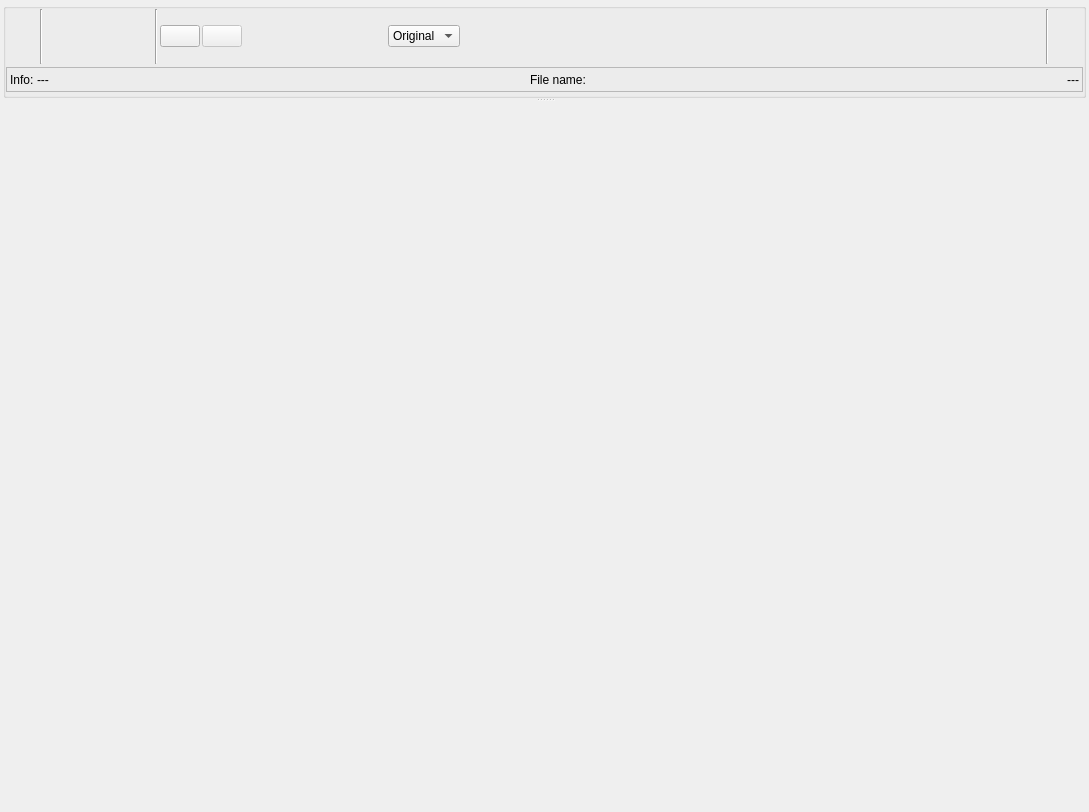
<?xml version="1.0" encoding="UTF-8"?>
<ui version="4.0">
 <class>advancedImageWidget</class>
 <widget class="QWidget" name="advancedImageWidget">
  <property name="geometry">
   <rect>
    <x>0</x>
    <y>0</y>
    <width>1089</width>
    <height>812</height>
   </rect>
  </property>
  <property name="sizePolicy">
   <sizepolicy hsizetype="Ignored" vsizetype="Preferred">
    <horstretch>0</horstretch>
    <verstretch>0</verstretch>
   </sizepolicy>
  </property>
  <property name="mouseTracking">
   <bool>true</bool>
  </property>
  <property name="windowTitle">
   <string>Form</string>
  </property>
  <layout class="QGridLayout" name="gridLayout">
   <property name="leftMargin">
    <number>3</number>
   </property>
   <property name="topMargin">
    <number>3</number>
   </property>
   <property name="rightMargin">
    <number>3</number>
   </property>
   <property name="bottomMargin">
    <number>3</number>
   </property>
   <item row="0" column="0">
    <widget class="QSplitter" name="splitter">
     <property name="sizePolicy">
      <sizepolicy hsizetype="Preferred" vsizetype="Preferred">
       <horstretch>0</horstretch>
       <verstretch>0</verstretch>
      </sizepolicy>
     </property>
     <property name="orientation">
      <enum>Qt::Vertical</enum>
     </property>
     <widget class="QGroupBox" name="controlsGroupBox">
      <property name="sizePolicy">
       <sizepolicy hsizetype="Minimum" vsizetype="Minimum">
        <horstretch>0</horstretch>
        <verstretch>0</verstretch>
       </sizepolicy>
      </property>
      <property name="maximumSize">
       <size>
        <width>16777215</width>
        <height>95</height>
       </size>
      </property>
      <property name="title">
       <string/>
      </property>
      <property name="flat">
       <bool>true</bool>
      </property>
      <property name="checkable">
       <bool>false</bool>
      </property>
      <layout class="QGridLayout" name="gridLayout_2">
       <property name="leftMargin">
        <number>0</number>
       </property>
       <property name="topMargin">
        <number>0</number>
       </property>
       <property name="rightMargin">
        <number>0</number>
       </property>
       <property name="bottomMargin">
        <number>3</number>
       </property>
       <property name="spacing">
        <number>3</number>
       </property>
       <item row="1" column="0" colspan="2">
        <widget class="QFrame" name="frame_2">
         <property name="sizePolicy">
          <sizepolicy hsizetype="Preferred" vsizetype="Maximum">
           <horstretch>0</horstretch>
           <verstretch>0</verstretch>
          </sizepolicy>
         </property>
         <property name="frameShape">
          <enum>QFrame::StyledPanel</enum>
         </property>
         <property name="frameShadow">
          <enum>QFrame::Raised</enum>
         </property>
         <layout class="QHBoxLayout" name="horizontalLayout_3">
          <property name="spacing">
           <number>3</number>
          </property>
          <property name="leftMargin">
           <number>3</number>
          </property>
          <property name="topMargin">
           <number>3</number>
          </property>
          <property name="rightMargin">
           <number>3</number>
          </property>
          <property name="bottomMargin">
           <number>3</number>
          </property>
          <item>
           <widget class="QLabel" name="sizeNamelabel">
            <property name="sizePolicy">
             <sizepolicy hsizetype="Fixed" vsizetype="Preferred">
              <horstretch>0</horstretch>
              <verstretch>0</verstretch>
             </sizepolicy>
            </property>
            <property name="minimumSize">
             <size>
              <width>0</width>
              <height>17</height>
             </size>
            </property>
            <property name="text">
             <string>Info:</string>
            </property>
           </widget>
          </item>
          <item>
           <widget class="QLabel" name="infoValueLabel">
            <property name="minimumSize">
             <size>
              <width>0</width>
              <height>17</height>
             </size>
            </property>
            <property name="autoFillBackground">
             <bool>false</bool>
            </property>
            <property name="text">
             <string>---</string>
            </property>
           </widget>
          </item>
          <item>
           <widget class="QLabel" name="fileNamelabel">
            <property name="sizePolicy">
             <sizepolicy hsizetype="Fixed" vsizetype="Preferred">
              <horstretch>0</horstretch>
              <verstretch>0</verstretch>
             </sizepolicy>
            </property>
            <property name="minimumSize">
             <size>
              <width>0</width>
              <height>17</height>
             </size>
            </property>
            <property name="text">
             <string>File name:</string>
            </property>
           </widget>
          </item>
          <item>
           <widget class="QLabel" name="fileValuelabel">
            <property name="minimumSize">
             <size>
              <width>0</width>
              <height>17</height>
             </size>
            </property>
            <property name="text">
             <string>---</string>
            </property>
            <property name="alignment">
             <set>Qt::AlignRight|Qt::AlignTrailing|Qt::AlignVCenter</set>
            </property>
           </widget>
          </item>
         </layout>
        </widget>
       </item>
       <item row="0" column="0" colspan="2">
        <widget class="QWidget" name="widget_2" native="true">
         <property name="sizePolicy">
          <sizepolicy hsizetype="Ignored" vsizetype="Preferred">
           <horstretch>0</horstretch>
           <verstretch>0</verstretch>
          </sizepolicy>
         </property>
         <property name="minimumSize">
          <size>
           <width>0</width>
           <height>20</height>
          </size>
         </property>
         <layout class="QHBoxLayout" name="horizontalLayout">
          <property name="spacing">
           <number>2</number>
          </property>
          <property name="leftMargin">
           <number>0</number>
          </property>
          <property name="topMargin">
           <number>0</number>
          </property>
          <property name="rightMargin">
           <number>0</number>
          </property>
          <property name="bottomMargin">
           <number>0</number>
          </property>
          <item>
           <widget class="QToolButton" name="freezeButton">
            <property name="toolTip">
             <string>Freeze</string>
            </property>
            <property name="text">
             <string/>
            </property>
            <property name="icon">
             <iconset resource="../../resources/main.qrc">
              <normaloff>:/new/prefix1/pause.png</normaloff>:/new/prefix1/pause.png</iconset>
            </property>
            <property name="iconSize">
             <size>
              <width>24</width>
              <height>24</height>
             </size>
            </property>
            <property name="autoRaise">
             <bool>true</bool>
            </property>
           </widget>
          </item>
          <item>
           <widget class="Line" name="line_3">
            <property name="orientation">
             <enum>Qt::Vertical</enum>
            </property>
           </widget>
          </item>
          <item>
           <widget class="QFrame" name="frame">
            <property name="frameShape">
             <enum>QFrame::NoFrame</enum>
            </property>
            <property name="frameShadow">
             <enum>QFrame::Raised</enum>
            </property>
            <layout class="QHBoxLayout" name="horizontalLayout_2">
             <property name="spacing">
              <number>3</number>
             </property>
             <property name="leftMargin">
              <number>3</number>
             </property>
             <property name="topMargin">
              <number>3</number>
             </property>
             <property name="rightMargin">
              <number>3</number>
             </property>
             <property name="bottomMargin">
              <number>3</number>
             </property>
             <item>
              <widget class="QToolButton" name="selectZoomButton">
               <property name="toolTip">
                <string>Select a part to zoom</string>
               </property>
               <property name="text">
                <string/>
               </property>
               <property name="icon">
                <iconset resource="../../resources/main.qrc">
                 <normaloff>:/new/prefix1/zoom_layer.png</normaloff>:/new/prefix1/zoom_layer.png</iconset>
               </property>
               <property name="iconSize">
                <size>
                 <width>24</width>
                 <height>24</height>
                </size>
               </property>
               <property name="checkable">
                <bool>true</bool>
               </property>
               <property name="autoExclusive">
                <bool>true</bool>
               </property>
               <property name="autoRaise">
                <bool>true</bool>
               </property>
              </widget>
             </item>
             <item>
              <widget class="QToolButton" name="panButton">
               <property name="toolTip">
                <string>Pan image</string>
               </property>
               <property name="text">
                <string/>
               </property>
               <property name="icon">
                <iconset resource="../../resources/main.qrc">
                 <normaloff>:/new/prefix1/hand.png</normaloff>:/new/prefix1/hand.png</iconset>
               </property>
               <property name="iconSize">
                <size>
                 <width>24</width>
                 <height>24</height>
                </size>
               </property>
               <property name="checkable">
                <bool>true</bool>
               </property>
               <property name="checked">
                <bool>false</bool>
               </property>
               <property name="autoExclusive">
                <bool>true</bool>
               </property>
               <property name="autoRaise">
                <bool>true</bool>
               </property>
              </widget>
             </item>
             <item>
              <widget class="QToolButton" name="infoButton">
               <property name="toolTip">
                <string>Info</string>
               </property>
               <property name="text">
                <string/>
               </property>
               <property name="icon">
                <iconset resource="../../resources/main.qrc">
                 <normaloff>:/new/prefix1/info.png</normaloff>:/new/prefix1/info.png</iconset>
               </property>
               <property name="iconSize">
                <size>
                 <width>24</width>
                 <height>24</height>
                </size>
               </property>
               <property name="checkable">
                <bool>true</bool>
               </property>
               <property name="autoExclusive">
                <bool>true</bool>
               </property>
               <property name="autoRaise">
                <bool>true</bool>
               </property>
              </widget>
             </item>
            </layout>
           </widget>
          </item>
          <item>
           <widget class="Line" name="line_2">
            <property name="orientation">
             <enum>Qt::Vertical</enum>
            </property>
           </widget>
          </item>
          <item>
           <widget class="QPushButton" name="fitToWindowCheckBox">
            <property name="toolTip">
             <string>Fit To View Area</string>
            </property>
            <property name="text">
             <string/>
            </property>
            <property name="icon">
             <iconset resource="../../resources/main.qrc">
              <normaloff>:/new/images/layer_resize.png</normaloff>
              <normalon>:/new/images/layer_resize_actual.png</normalon>:/new/images/layer_resize.png</iconset>
            </property>
            <property name="iconSize">
             <size>
              <width>24</width>
              <height>24</height>
             </size>
            </property>
            <property name="checkable">
             <bool>true</bool>
            </property>
           </widget>
          </item>
          <item>
           <widget class="QPushButton" name="aspectCheckBox">
            <property name="enabled">
             <bool>false</bool>
            </property>
            <property name="toolTip">
             <string>Keep Aspect</string>
            </property>
            <property name="text">
             <string/>
            </property>
            <property name="icon">
             <iconset resource="../../resources/main.qrc">
              <normaloff>:/new/images/zoom_actual_equal.png</normaloff>
              <normalon>:/new/images/zoom_extend.png</normalon>:/new/images/zoom_actual_equal.png</iconset>
            </property>
            <property name="iconSize">
             <size>
              <width>24</width>
              <height>24</height>
             </size>
            </property>
            <property name="checkable">
             <bool>true</bool>
            </property>
            <property name="checked">
             <bool>false</bool>
            </property>
           </widget>
          </item>
          <item>
           <widget class="ExponentialSlider" name="expSpinBox" native="true">
            <property name="minimumSize">
             <size>
              <width>40</width>
              <height>0</height>
             </size>
            </property>
           </widget>
          </item>
          <item>
           <widget class="QToolButton" name="zoomOutButton">
            <property name="sizePolicy">
             <sizepolicy hsizetype="Preferred" vsizetype="Fixed">
              <horstretch>0</horstretch>
              <verstretch>0</verstretch>
             </sizepolicy>
            </property>
            <property name="toolTip">
             <string>Zoom Out</string>
            </property>
            <property name="text">
             <string/>
            </property>
            <property name="icon">
             <iconset resource="../../resources/main.qrc">
              <normaloff>:/new/prefix1/zoom_out.png</normaloff>:/new/prefix1/zoom_out.png</iconset>
            </property>
            <property name="iconSize">
             <size>
              <width>24</width>
              <height>24</height>
             </size>
            </property>
            <property name="autoRaise">
             <bool>true</bool>
            </property>
           </widget>
          </item>
          <item>
           <widget class="QToolButton" name="zoomInButton">
            <property name="sizePolicy">
             <sizepolicy hsizetype="Preferred" vsizetype="Fixed">
              <horstretch>0</horstretch>
              <verstretch>0</verstretch>
             </sizepolicy>
            </property>
            <property name="toolTip">
             <string>Zoom In</string>
            </property>
            <property name="text">
             <string/>
            </property>
            <property name="icon">
             <iconset resource="../../resources/main.qrc">
              <normaloff>:/new/prefix1/zoom_in.png</normaloff>:/new/prefix1/zoom_in.png</iconset>
            </property>
            <property name="iconSize">
             <size>
              <width>24</width>
              <height>24</height>
             </size>
            </property>
            <property name="autoRaise">
             <bool>true</bool>
            </property>
           </widget>
          </item>
          <item>
           <widget class="QToolButton" name="resetZoomButton">
            <property name="toolTip">
             <string>ResetZoom</string>
            </property>
            <property name="text">
             <string/>
            </property>
            <property name="icon">
             <iconset resource="../../resources/main.qrc">
              <normaloff>:/new/prefix1/refresh.png</normaloff>:/new/prefix1/refresh.png</iconset>
            </property>
            <property name="iconSize">
             <size>
              <width>24</width>
              <height>24</height>
             </size>
            </property>
            <property name="autoRaise">
             <bool>true</bool>
            </property>
           </widget>
          </item>
          <item>
           <widget class="QComboBox" name="rotationComboBox">
            <property name="enabled">
             <bool>true</bool>
            </property>
            <property name="sizePolicy">
             <sizepolicy hsizetype="Fixed" vsizetype="Fixed">
              <horstretch>0</horstretch>
              <verstretch>0</verstretch>
             </sizepolicy>
            </property>
            <item>
             <property name="text">
              <string>Original</string>
             </property>
            </item>
            <item>
             <property name="text">
              <string>90°</string>
             </property>
             <property name="icon">
              <iconset resource="../../resources/main.qrc">
               <normaloff>:/new/prefix1/transform_rotate_90.png</normaloff>:/new/prefix1/transform_rotate_90.png</iconset>
             </property>
            </item>
            <item>
             <property name="text">
              <string>180°</string>
             </property>
             <property name="icon">
              <iconset resource="../../resources/main.qrc">
               <normaloff>:/new/prefix1/transform_rotate_180.png</normaloff>:/new/prefix1/transform_rotate_180.png</iconset>
             </property>
            </item>
            <item>
             <property name="text">
              <string>270°</string>
             </property>
             <property name="icon">
              <iconset resource="../../resources/main.qrc">
               <normaloff>:/new/prefix1/transform_rotate_270.png</normaloff>:/new/prefix1/transform_rotate_270.png</iconset>
             </property>
            </item>
           </widget>
          </item>
          <item>
           <spacer name="horizontalSpacer">
            <property name="orientation">
             <enum>Qt::Horizontal</enum>
            </property>
            <property name="sizeHint" stdset="0">
             <size>
              <width>0</width>
              <height>20</height>
             </size>
            </property>
           </spacer>
          </item>
          <item>
           <widget class="QToolButton" name="saveButton">
            <property name="toolTip">
             <string>Save Image</string>
            </property>
            <property name="text">
             <string/>
            </property>
            <property name="icon">
             <iconset resource="../../resources/main.qrc">
              <normaloff>:/new/prefix1/picture_save.png</normaloff>:/new/prefix1/picture_save.png</iconset>
            </property>
            <property name="iconSize">
             <size>
              <width>24</width>
              <height>24</height>
             </size>
            </property>
            <property name="autoRaise">
             <bool>true</bool>
            </property>
           </widget>
          </item>
          <item>
           <widget class="Line" name="line">
            <property name="orientation">
             <enum>Qt::Vertical</enum>
            </property>
           </widget>
          </item>
          <item>
           <widget class="QToolButton" name="saveFlowButton">
            <property name="toolTip">
             <string>Save Sequence</string>
            </property>
            <property name="text">
             <string/>
            </property>
            <property name="icon">
             <iconset resource="../../resources/main.qrc">
              <normaloff>:/new/prefix1/film_save.png</normaloff>:/new/prefix1/film_save.png</iconset>
            </property>
            <property name="iconSize">
             <size>
              <width>24</width>
              <height>24</height>
             </size>
            </property>
            <property name="autoRaise">
             <bool>true</bool>
            </property>
           </widget>
          </item>
         </layout>
        </widget>
       </item>
      </layout>
     </widget>
     <widget class="ViAreaWidget" name="widget" native="true">
      <property name="sizePolicy">
       <sizepolicy hsizetype="Ignored" vsizetype="Ignored">
        <horstretch>0</horstretch>
        <verstretch>0</verstretch>
       </sizepolicy>
      </property>
      <property name="mouseTracking">
       <bool>false</bool>
      </property>
     </widget>
    </widget>
   </item>
  </layout>
 </widget>
 <customwidgets>
  <customwidget>
   <class>ViAreaWidget</class>
   <extends>QWidget</extends>
   <header>viAreaWidget.h</header>
   <container>1</container>
  </customwidget>
  <customwidget>
   <class>ExponentialSlider</class>
   <extends>QWidget</extends>
   <header>exponentialSlider.h</header>
   <container>1</container>
   <slots>
    <signal>valueChanged(double)</signal>
   </slots>
  </customwidget>
 </customwidgets>
 <resources>
  <include location="../../resources/main.qrc"/>
 </resources>
 <connections>
  <connection>
   <sender>freezeButton</sender>
   <signal>released()</signal>
   <receiver>advancedImageWidget</receiver>
   <slot>freezeImage()</slot>
   <hints>
    <hint type="sourcelabel">
     <x>37</x>
     <y>59</y>
    </hint>
    <hint type="destinationlabel">
     <x>100</x>
     <y>78</y>
    </hint>
   </hints>
  </connection>
  <connection>
   <sender>saveButton</sender>
   <signal>released()</signal>
   <receiver>advancedImageWidget</receiver>
   <slot>saveImageToFile()</slot>
   <hints>
    <hint type="sourcelabel">
     <x>1043</x>
     <y>59</y>
    </hint>
    <hint type="destinationlabel">
     <x>748</x>
     <y>8</y>
    </hint>
   </hints>
  </connection>
  <connection>
   <sender>saveFlowButton</sender>
   <signal>released()</signal>
   <receiver>advancedImageWidget</receiver>
   <slot>stopSaveFlow()</slot>
   <hints>
    <hint type="sourcelabel">
     <x>1082</x>
     <y>59</y>
    </hint>
    <hint type="destinationlabel">
     <x>780</x>
     <y>67</y>
    </hint>
   </hints>
  </connection>
  <connection>
   <sender>zoomInButton</sender>
   <signal>released()</signal>
   <receiver>advancedImageWidget</receiver>
   <slot>zoomIn()</slot>
   <hints>
    <hint type="sourcelabel">
     <x>345</x>
     <y>59</y>
    </hint>
    <hint type="destinationlabel">
     <x>780</x>
     <y>150</y>
    </hint>
   </hints>
  </connection>
  <connection>
   <sender>zoomOutButton</sender>
   <signal>released()</signal>
   <receiver>advancedImageWidget</receiver>
   <slot>zoomOut()</slot>
   <hints>
    <hint type="sourcelabel">
     <x>311</x>
     <y>59</y>
    </hint>
    <hint type="destinationlabel">
     <x>780</x>
     <y>204</y>
    </hint>
   </hints>
  </connection>
  <connection>
   <sender>resetZoomButton</sender>
   <signal>released()</signal>
   <receiver>advancedImageWidget</receiver>
   <slot>zoomReset()</slot>
   <hints>
    <hint type="sourcelabel">
     <x>379</x>
     <y>59</y>
    </hint>
    <hint type="destinationlabel">
     <x>780</x>
     <y>123</y>
    </hint>
   </hints>
  </connection>
  <connection>
   <sender>expSpinBox</sender>
   <signal>valueChanged(double)</signal>
   <receiver>advancedImageWidget</receiver>
   <slot>zoomChanged()</slot>
   <hints>
    <hint type="sourcelabel">
     <x>277</x>
     <y>54</y>
    </hint>
    <hint type="destinationlabel">
     <x>741</x>
     <y>221</y>
    </hint>
   </hints>
  </connection>
  <connection>
   <sender>rotationComboBox</sender>
   <signal>currentIndexChanged(int)</signal>
   <receiver>advancedImageWidget</receiver>
   <slot>zoomChanged()</slot>
   <hints>
    <hint type="sourcelabel">
     <x>603</x>
     <y>44</y>
    </hint>
    <hint type="destinationlabel">
     <x>544</x>
     <y>405</y>
    </hint>
   </hints>
  </connection>
  <connection>
   <sender>aspectCheckBox</sender>
   <signal>toggled(bool)</signal>
   <receiver>advancedImageWidget</receiver>
   <slot>fitToggled()</slot>
   <hints>
    <hint type="sourcelabel">
     <x>218</x>
     <y>46</y>
    </hint>
    <hint type="destinationlabel">
     <x>1087</x>
     <y>114</y>
    </hint>
   </hints>
  </connection>
  <connection>
   <sender>fitToWindowCheckBox</sender>
   <signal>toggled(bool)</signal>
   <receiver>advancedImageWidget</receiver>
   <slot>fitToggled()</slot>
   <hints>
    <hint type="sourcelabel">
     <x>171</x>
     <y>42</y>
    </hint>
    <hint type="destinationlabel">
     <x>1089</x>
     <y>92</y>
    </hint>
   </hints>
  </connection>
  <connection>
   <sender>fitToWindowCheckBox</sender>
   <signal>toggled(bool)</signal>
   <receiver>aspectCheckBox</receiver>
   <slot>setEnabled(bool)</slot>
   <hints>
    <hint type="sourcelabel">
     <x>185</x>
     <y>43</y>
    </hint>
    <hint type="destinationlabel">
     <x>208</x>
     <y>42</y>
    </hint>
   </hints>
  </connection>
 </connections>
 <slots>
  <slot>freezeImage()</slot>
  <slot>saveImageToFile()</slot>
  <slot>stopSaveFlow()</slot>
  <slot>zoomIn()</slot>
  <slot>zoomOut()</slot>
  <slot>fitToggled()</slot>
  <slot>zoomChanged()</slot>
  <slot>zoomReset()</slot>
  <slot>toolButtonReleased()</slot>
 </slots>
</ui>
